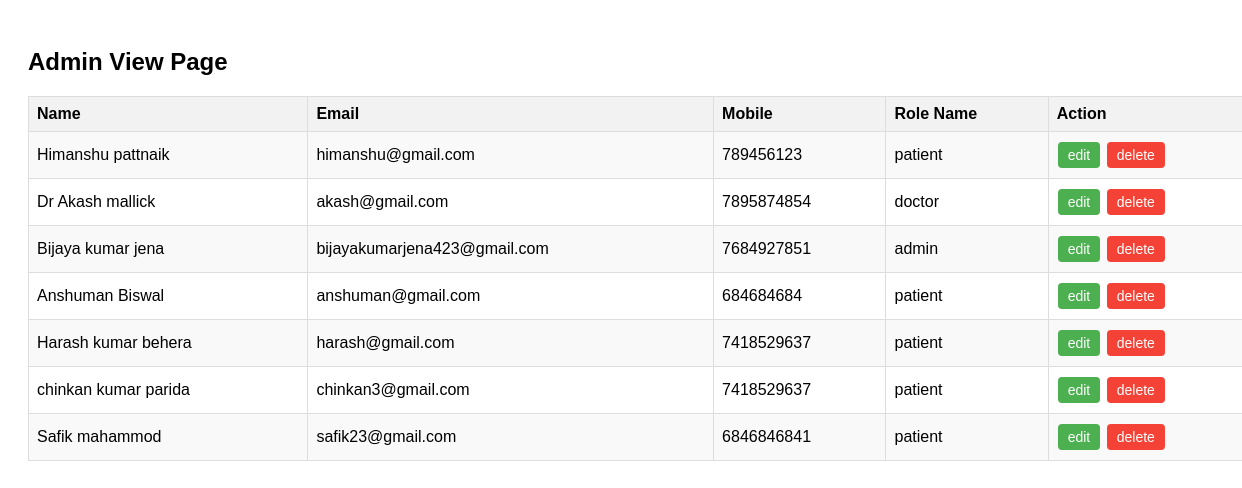
Screenshot of /myadmin/aviewdata with the database file from the repository.
### signup/models.py (models this page shows, shortened)
class signup_master(models.Model):
    name=models.CharField(max_length=30)
    email=models.CharField(max_length=30,primary_key=True)
    mobile=models.CharField(max_length=30)
    password=models.CharField(max_length=30)
    role_name=models.CharField(max_length=30)

### myadmin/views.py (the view, shortened to what this page needs)
# urls.py: path('aviewdata',aviews.aviewdata,name="aviewdata"),
def aviewdata(request):
    ob=signup_master.objects.all()
    return render(request,"aviewdata.html",{'data':ob})

### myadmin/templates/aviewdata.html (shortened to what this page needs)
<!DOCTYPE html>
<html>
<head>
</head>
<body>
    <div class="container">
        <h2>Admin View Page</h2>
        <table>
            <tr>
                <th>Name</th>
                <th>Email</th>
                <th>Mobile</th>
                <th>Role Name</th>
                <th>Action</th>
            </tr>
            {% for user in data %}
            <tr>
                <form method="post">
                    <td>{{ user.name }}</td>
                    <td>{{ user.email }}</td>
                    <td>{{ user.mobile }}</td>
                    <td>{{ user.role_name }}</td>
                    <td>
                        <input type="submit" value="edit" name="btn" id="edit">
                        <input type="submit" value="delete" name="btn" id="delete">
                    </td>
                </form>
            </tr>
            {% endfor %}
        </table>
    </div>
</body>
</html>

### myadmin/templates/aviewdata.html (style rules this page uses)
body { font-family: Arial, sans-serif; }
.container { width: 100%; margin: 0 auto; padding: 20px; }
table { width: 100%; border-collapse: collapse; margin-top: 20px; }
th, td { border: 1px solid #dddddd; text-align: left; padding: 8px; }
th { background-color: #f2f2f2; }
tr:nth-child(even) { background-color: #f9f9f9; }
input[type="submit"] { color: white; border: none; padding: 5px 10px; text-align: center; text-decoration: none; display: inline-block; font-size: 14px; margin: 2px 1px; cursor: pointer; border-radius: 4px; }
input[type="submit"]#edit { background-color: #4CAF50; }
input[type="submit"]#delete { background-color: #f44336; }

### rows the page displays
signup_master: name "Himanshu pattnaik", email "himanshu@gmail.com", mobile "789456123", role_name "patient"
signup_master: name "Dr Akash mallick", email "akash@gmail.com", mobile "7895874854", role_name "doctor"
signup_master: name "Bijaya kumar jena", email "bijayakumarjena423@gmail.com", mobile "7684927851", role_name "admin"
signup_master: name "Anshuman Biswal", email "anshuman@gmail.com", mobile "684684684", role_name "patient"
signup_master: name "Harash kumar behera", email "harash@gmail.com", mobile "7418529637", role_name "patient"
signup_master: name "chinkan kumar parida", email "chinkan3@gmail.com", mobile "7418529637", role_name "patient"
signup_master: name "Safik mahammod", email "safik23@gmail.com", mobile "6846846841", role_name "patient"
